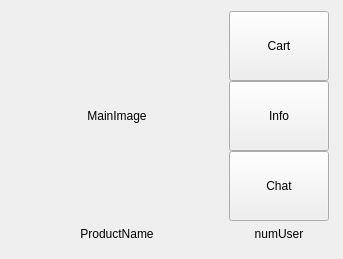
<?xml version="1.0" encoding="UTF-8"?>
<ui version="4.0">
 <class>ProductWidget</class>
 <widget class="QWidget" name="ProductWidget">
  <property name="geometry">
   <rect>
    <x>0</x>
    <y>0</y>
    <width>343</width>
    <height>259</height>
   </rect>
  </property>
  <property name="maximumSize">
   <size>
    <width>16777215</width>
    <height>16777215</height>
   </size>
  </property>
  <property name="windowTitle">
   <string>Form</string>
  </property>
  <layout class="QHBoxLayout" name="horizontalLayout">
   <item>
    <layout class="QVBoxLayout" name="verticalLayout_2">
     <property name="spacing">
      <number>0</number>
     </property>
     <item>
      <widget class="QLabel" name="mainImage">
       <property name="sizePolicy">
        <sizepolicy hsizetype="Fixed" vsizetype="Fixed">
         <horstretch>0</horstretch>
         <verstretch>0</verstretch>
        </sizepolicy>
       </property>
       <property name="minimumSize">
        <size>
         <width>210</width>
         <height>210</height>
        </size>
       </property>
       <property name="maximumSize">
        <size>
         <width>210</width>
         <height>210</height>
        </size>
       </property>
       <property name="text">
        <string>MainImage</string>
       </property>
       <property name="alignment">
        <set>Qt::AlignmentFlag::AlignCenter</set>
       </property>
      </widget>
     </item>
     <item>
      <widget class="QLabel" name="label_productName">
       <property name="sizePolicy">
        <sizepolicy hsizetype="Fixed" vsizetype="Fixed">
         <horstretch>0</horstretch>
         <verstretch>0</verstretch>
        </sizepolicy>
       </property>
       <property name="minimumSize">
        <size>
         <width>210</width>
         <height>25</height>
        </size>
       </property>
       <property name="maximumSize">
        <size>
         <width>210</width>
         <height>25</height>
        </size>
       </property>
       <property name="text">
        <string>ProductName</string>
       </property>
       <property name="alignment">
        <set>Qt::AlignmentFlag::AlignCenter</set>
       </property>
      </widget>
     </item>
    </layout>
   </item>
   <item>
    <layout class="QVBoxLayout" name="verticalLayout">
     <property name="spacing">
      <number>0</number>
     </property>
     <property name="sizeConstraint">
      <enum>QLayout::SizeConstraint::SetDefaultConstraint</enum>
     </property>
     <item>
      <widget class="QPushButton" name="pushButton_cart">
       <property name="sizePolicy">
        <sizepolicy hsizetype="Fixed" vsizetype="Fixed">
         <horstretch>0</horstretch>
         <verstretch>0</verstretch>
        </sizepolicy>
       </property>
       <property name="minimumSize">
        <size>
         <width>100</width>
         <height>70</height>
        </size>
       </property>
       <property name="maximumSize">
        <size>
         <width>100</width>
         <height>70</height>
        </size>
       </property>
       <property name="text">
        <string>Cart</string>
       </property>
      </widget>
     </item>
     <item>
      <widget class="QPushButton" name="pushButton_info">
       <property name="sizePolicy">
        <sizepolicy hsizetype="Fixed" vsizetype="Fixed">
         <horstretch>0</horstretch>
         <verstretch>0</verstretch>
        </sizepolicy>
       </property>
       <property name="minimumSize">
        <size>
         <width>100</width>
         <height>70</height>
        </size>
       </property>
       <property name="maximumSize">
        <size>
         <width>100</width>
         <height>70</height>
        </size>
       </property>
       <property name="text">
        <string>Info</string>
       </property>
      </widget>
     </item>
     <item>
      <widget class="QPushButton" name="pushButton_chatroom">
       <property name="sizePolicy">
        <sizepolicy hsizetype="Fixed" vsizetype="Fixed">
         <horstretch>0</horstretch>
         <verstretch>0</verstretch>
        </sizepolicy>
       </property>
       <property name="minimumSize">
        <size>
         <width>100</width>
         <height>70</height>
        </size>
       </property>
       <property name="maximumSize">
        <size>
         <width>100</width>
         <height>70</height>
        </size>
       </property>
       <property name="text">
        <string>Chat</string>
       </property>
      </widget>
     </item>
     <item>
      <widget class="QLabel" name="label_numUser">
       <property name="sizePolicy">
        <sizepolicy hsizetype="Fixed" vsizetype="Fixed">
         <horstretch>0</horstretch>
         <verstretch>0</verstretch>
        </sizepolicy>
       </property>
       <property name="minimumSize">
        <size>
         <width>100</width>
         <height>25</height>
        </size>
       </property>
       <property name="maximumSize">
        <size>
         <width>100</width>
         <height>25</height>
        </size>
       </property>
       <property name="text">
        <string>numUser</string>
       </property>
       <property name="alignment">
        <set>Qt::AlignmentFlag::AlignCenter</set>
       </property>
      </widget>
     </item>
    </layout>
   </item>
  </layout>
 </widget>
 <resources/>
 <connections/>
</ui>
